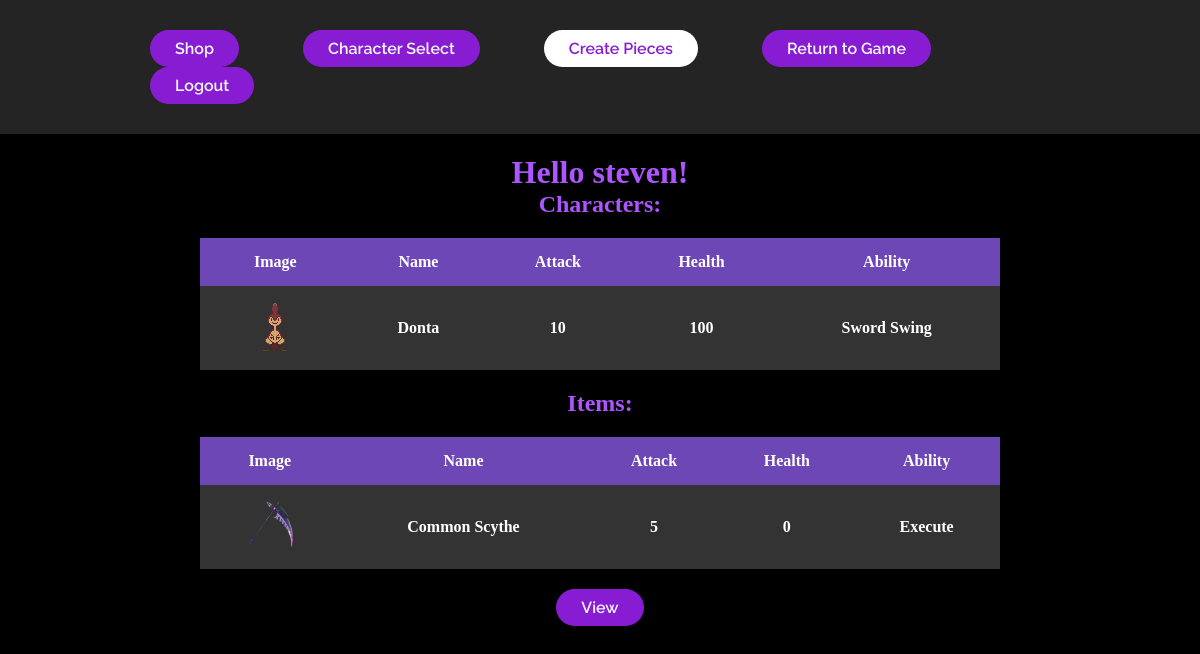
/dashboard (signed in), run on an earlier commit of the app's database.
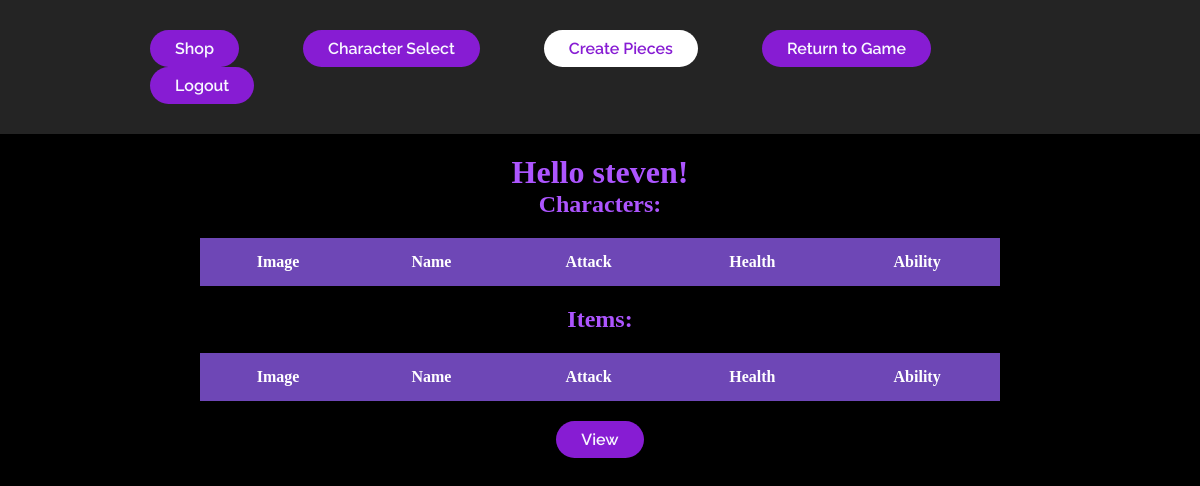
And on a later commit of the database.
### main/models.py (models this page shows)
class Character(models.Model):
    name = models.CharField(max_length=20)
    attack = models.IntegerField()
    health = models.IntegerField()
    ability = models.CharField(max_length=20)
    link = models.CharField(max_length=255)
    user = models.ForeignKey(User, related_name="characters", on_delete=models.CASCADE)
    created_at = models.DateTimeField(auto_now_add=True)
    updated_at = models.DateTimeField(auto_now=True)

class Item(models.Model):
    item_name = models.CharField(max_length=20)
    attack = models.IntegerField()
    health = models.IntegerField()
    special_ability = models.CharField(max_length=255)
    link = models.CharField(max_length=255)
    character = models.ForeignKey(Character, related_name="items", on_delete = models.CASCADE)
    created_at = models.DateTimeField(auto_now_add=True)
    updated_at = models.DateTimeField(auto_now=True)

### main/views.py (the view)
# urls.py: path('dashboard', views.dashboard),
def dashboard(request):
    if 'user_id' not in request.session:
        return redirect('/')
    context = {
        "user": User.objects.get(id=request.session['user_id']),
        "all_characters": Character.objects.all(),
        "all_items": Item.objects.all(),
    }
    return render(request, 'dashboard.html', context)

### main/templates/dashboard.html (shortened to what this page needs)
<!DOCTYPE html>
<html lang="en">
<head>
    {% load static %}
    <link type="text/css" rel="stylesheet" href="{% static 'css/dashboards.css' %}">
</head>
<body style="background-color:black">
    <header>
        <nav>
            <ul class="nav_links">
                <li>
                    <a class="cta" href="/shop"><button>Shop</button></a>
                </li>
                <li>
                    <a class="cta" href="/character"><button>Character Select</button></a>
                </li>
                <li>
                    <a class="cta" href="/chosen"><button class="select">Create Pieces</button></a>
                </li>
                <li>
                    <a class="cta" href="/game"><button>Return to Game</button></a>
                </li>
                <li>
                    <a class="cta" href="/logout"><button>Logout</button></a>
                </li>
            </ul>
        </nav>
    </header>
    <div class="main-info">
        <h1>Hello {{user.first_name}}!</h1>
        <h2>Characters:</h2>
            <table>
                <thead>
                    <tr>
                        <th>Image</th>
                        <th>Name</th>
                        <th>Attack</th>
                        <th>Health</th>
                        <th>Ability</th>
                    </tr>
                </thead>
                <tbody>
                    {% for character in all_characters %}
                    <tr>
                        <th>
                            <img src="{{character.link}}" alt="" style="max-height:50px; max-width:50px;">
                        </th>
                        <th>{{character.name}}</th>
                        <th>{{character.attack}}</th>
                        <th>{{character.health}}</th>
                        <th>{{character.ability}}</th>
                    </tr>
                    {% endfor %}
                </tbody>
            </table>
            <h2 class="raise">Items:</h2>
            <table>
                <thead>
                    <tr>
                        <th>Image</th>
                        <th>Name</th>
                        <th>Attack</th>
                        <th>Health</th>
                        <th>Ability</th>
                    </tr>
                </thead>
                <tbody>
                    {% for item in all_items %}
                    <tr>
                        <th>
                            <img src="{{item.link}}" alt="" height="50px" width="50px">
                        </th>
                        <th>{{item.item_name}}</th>
                        <th>{{item.attack}}</th>
                        <th>{{item.health}}</th>
                        <th>{{item.special_ability}}</th>
                    {% endfor %}
                    </tr>
            </tbody>
            </table>
            <div class="link">
                <a href="/character"><button> View</button></a>
            </div>
        </div>
</body>
</html>

What changed in the data, as far as the page shows it:
removed Character: link (picture), name "Donta", attack "10", health "100", ability "Sword Swing"
removed Item: link (picture), item_name "Common Scythe", attack "5", health "0", special_ability "Execute"
